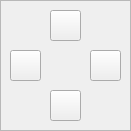
<?xml version="1.0" encoding="UTF-8"?>
<ui version="4.0">
 <class>RotationWidget</class>
 <widget class="QWidget" name="RotationWidget">
  <property name="geometry">
   <rect>
    <x>0</x>
    <y>0</y>
    <width>131</width>
    <height>131</height>
   </rect>
  </property>
  <property name="minimumSize">
   <size>
    <width>131</width>
    <height>131</height>
   </size>
  </property>
  <property name="maximumSize">
   <size>
    <width>131</width>
    <height>131</height>
   </size>
  </property>
  <property name="windowTitle">
   <string>Form</string>
  </property>
  <property name="styleSheet">
   <string notr="true">QFrame.LeftFrame { border-image: url(./data/ui/images/cameracontrol/widget_no_arrows.png);}

QPushButton.up {border-image: url(./data/ui/images/cameracontrol/widget1_up_white2.png); }

QPushButton.up:hover {border-image: url(./data/ui/images/cameracontrol/widget1_up_grey2.png);}

QPushButton.up:pressed {border-image: url(./data/ui/images/cameracontrol/widget1_up_green2.png);}

QPushButton.right {border-image: url(./data/ui/images/cameracontrol/widget1_right_white2.png); }

QPushButton.right:hover {border-image: url(./data/ui/images/cameracontrol/widget1_right_grey2.png);}

QPushButton.right:pressed {border-image: url(./data/ui/images/cameracontrol/widget1_right_green2.png);}

QPushButton.left {border-image: url(./data/ui/images/cameracontrol/widget1_left_white2.png); }

QPushButton.left:hover {border-image: url(./data/ui/images/cameracontrol/widget1_left_grey2.png);}

QPushButton.left:pressed {border-image: url(./data/ui/images/cameracontrol/widget1_left_green2.png);}

QPushButton.down {border-image: url(./data/ui/images/cameracontrol/widget1_down_white2.png); }

QPushButton.down:hover {border-image: url(./data/ui/images/cameracontrol/widget1_down_grey2.png);}</string>
  </property>
  <widget class="QFrame" name="frame_4">
   <property name="geometry">
    <rect>
     <x>0</x>
     <y>0</y>
     <width>131</width>
     <height>131</height>
    </rect>
   </property>
   <property name="minimumSize">
    <size>
     <width>131</width>
     <height>131</height>
    </size>
   </property>
   <property name="maximumSize">
    <size>
     <width>131</width>
     <height>131</height>
    </size>
   </property>
   <property name="frameShape">
    <enum>QFrame::StyledPanel</enum>
   </property>
   <property name="frameShadow">
    <enum>QFrame::Raised</enum>
   </property>
   <property name="class" stdset="0">
    <string>LeftFrame</string>
   </property>
   <widget class="QPushButton" name="cameraLEFT_button">
    <property name="geometry">
     <rect>
      <x>10</x>
      <y>50</y>
      <width>31</width>
      <height>31</height>
     </rect>
    </property>
    <property name="text">
     <string/>
    </property>
    <property name="class" stdset="0">
     <string>left</string>
    </property>
   </widget>
   <widget class="QPushButton" name="cameraUP_button">
    <property name="geometry">
     <rect>
      <x>50</x>
      <y>10</y>
      <width>31</width>
      <height>31</height>
     </rect>
    </property>
    <property name="mouseTracking">
     <bool>false</bool>
    </property>
    <property name="text">
     <string/>
    </property>
    <property name="checkable">
     <bool>false</bool>
    </property>
    <property name="checked">
     <bool>false</bool>
    </property>
    <property name="flat">
     <bool>false</bool>
    </property>
    <property name="class" stdset="0">
     <string>up</string>
    </property>
   </widget>
   <widget class="QPushButton" name="cameraDOWN_button">
    <property name="geometry">
     <rect>
      <x>50</x>
      <y>90</y>
      <width>31</width>
      <height>31</height>
     </rect>
    </property>
    <property name="text">
     <string/>
    </property>
    <property name="class" stdset="0">
     <string>down</string>
    </property>
   </widget>
   <widget class="QPushButton" name="cameraRIGHT_button">
    <property name="geometry">
     <rect>
      <x>90</x>
      <y>50</y>
      <width>31</width>
      <height>31</height>
     </rect>
    </property>
    <property name="text">
     <string/>
    </property>
    <property name="class" stdset="0">
     <string>right</string>
    </property>
   </widget>
  </widget>
 </widget>
 <resources/>
 <connections/>
</ui>
